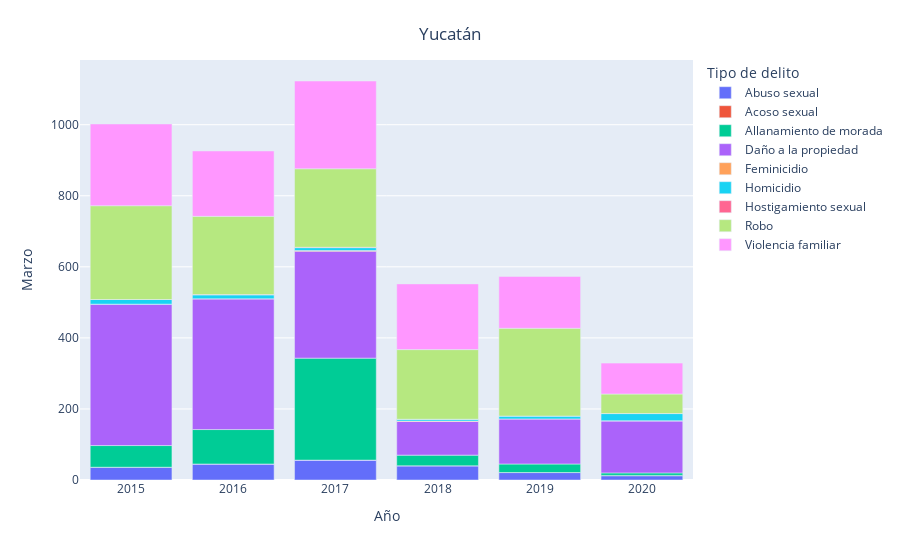

Source (notebook cell):
### Code cell
entidad = 'Yucatán'
mes = 'Marzo'
fig = px.bar(data2[data2['Entidad'] == entidad].groupby(['Año', 'Entidad', 'Tipo de delito']).sum().reset_index()
                   ,x = 'Año', y = mes, color='Tipo de delito')
fig.update_layout(
    title={
        'text': entidad,
        'y':0.95,
        'x':0.5,
        'xanchor': 'center',
        'yanchor': 'top'})
fig.show()

### Figure 1 — Plotly figure (JSON) as saved in the notebook; plotly's stock layout.template omitted (floating-point values rounded to 4 significant figures)
{"data": [{"alignmentgroup": "True", "hovertemplate": "Tipo de delito=Abuso sexual<br>Año=%{x}<br>Marzo=%{y}<extra></extra>", "legendgroup": "Abuso sexual", "marker": {"color": "#636efa"}, "name": "Abuso sexual", "offsetgroup": "Abuso sexual", "orientation": "v", "showlegend": true, "textposition": "auto", "type": "bar", "x": [2015, 2016, 2017, 2018, 2019, 2020], "xaxis": "x", "y": [36, 45, 56, 40, 21, 12], "yaxis": "y"}, {"alignmentgroup": "True", "hovertemplate": "Tipo de delito=Acoso sexual<br>Año=%{x}<br>Marzo=%{y}<extra></extra>", "legendgroup": "Acoso sexual", "marker": {"color": "#EF553B"}, "name": "Acoso sexual", "offsetgroup": "Acoso sexual", "orientation": "v", "showlegend": true, "textposition": "auto", "type": "bar", "x": [2015, 2016, 2017, 2018, 2019, 2020], "xaxis": "x", "y": [0, 0, 0, 0, 0, 1], "yaxis": "y"}, {"alignmentgroup": "True", "hovertemplate": "Tipo de delito=Allanamiento de morada<br>Año=%{x}<br>Marzo=%{y}<extra></extra>", "legendgroup": "Allanamiento de morada", "marker": {"color": "#00cc96"}, "name": "Allanamiento de morada", "offsetgroup": "Allanamiento de morada", "orientation": "v", "showlegend": true, "textposition": "auto", "type": "bar", "x": [2015, 2016, 2017, 2018, 2019, 2020], "xaxis": "x", "y": [61, 97, 287, 30, 24, 7], "yaxis": "y"}, {"alignmentgroup": "True", "hovertemplate": "Tipo de delito=Daño a la propiedad<br>Año=%{x}<br>Marzo=%{y}<extra></extra>", "legendgroup": "Daño a la propiedad", "marker": {"color": "#ab63fa"}, "name": "Daño a la propiedad", "offsetgroup": "Daño a la propiedad", "orientation": "v", "showlegend": true, "textposition": "auto", "type": "bar", "x": [2015, 2016, 2017, 2018, 2019, 2020], "xaxis": "x", "y": [398, 368, 301, 95, 127, 146], "yaxis": "y"}, {"alignmentgroup": "True", "hovertemplate": "Tipo de delito=Feminicidio<br>Año=%{x}<br>Marzo=%{y}<extra></extra>", "legendgroup": "Feminicidio", "marker": {"color": "#FFA15A"}, "name": "Feminicidio", "offsetgroup": "Feminicidio", "orientation": "v", "showlegend": true, "textposition": "auto", "type": "bar", "x": [2015, 2016, 2017, 2018, 2019, 2020], "xaxis": "x", "y": [0, 0, 2, 1, 0, 1], "yaxis": "y"}, {"alignmentgroup": "True", "hovertemplate": "Tipo de delito=Homicidio<br>Año=%{x}<br>Marzo=%{y}<extra></extra>", "legendgroup": "Homicidio", "marker": {"color": "#19d3f3"}, "name": "Homicidio", "offsetgroup": "Homicidio", "orientation": "v", "showlegend": true, "textposition": "auto", "type": "bar", "x": [2015, 2016, 2017, 2018, 2019, 2020], "xaxis": "x", "y": [13, 11, 8, 5, 8, 20], "yaxis": "y"}, {"alignmentgroup": "True", "hovertemplate": "Tipo de delito=Hostigamiento sexual<br>Año=%{x}<br>Marzo=%{y}<extra></extra>", "legendgroup": "Hostigamiento sexual", "marker": {"color": "#FF6692"}, "name": "Hostigamiento sexual", "offsetgroup": "Hostigamiento sexual", "orientation": "v", "showlegend": true, "textposition": "auto", "type": "bar", "x": [2015, 2016, 2017, 2018, 2019, 2020], "xaxis": "x", "y": [0, 1, 1, 0, 0, 0], "yaxis": "y"}, {"alignmentgroup": "True", "hovertemplate": "Tipo de delito=Robo<br>Año=%{x}<br>Marzo=%{y}<extra></extra>", "legendgroup": "Robo", "marker": {"color": "#B6E880"}, "name": "Robo", "offsetgroup": "Robo", "orientation": "v", "showlegend": true, "textposition": "auto", "type": "bar", "x": [2015, 2016, 2017, 2018, 2019, 2020], "xaxis": "x", "y": [264, 220, 221, 196, 247, 55], "yaxis": "y"}, {"alignmentgroup": "True", "hovertemplate": "Tipo de delito=Violencia familiar<br>Año=%{x}<br>Marzo=%{y}<extra></extra>", "legendgroup": "Violencia familiar", "marker": {"color": "#FF97FF"}, "name": "Violencia familiar", "offsetgroup": "Violencia familiar", "orientation": "v", "showlegend": true, "textposition": "auto", "type": "bar", "x": [2015, 2016, 2017, 2018, 2019, 2020], "xaxis": "x", "y": [230, 184, 247, 185, 146, 87], "yaxis": "y"}], "layout": {"barmode": "relative", "legend": {"title": {"text": "Tipo de delito"}, "tracegroupgap": 0}, "margin": {"t": 60}, "title": {"text": "Yucatán", "x": 0.5, "xanchor": "center", "y": 0.95, "yanchor": "top"}, "xaxis": {"anchor": "y", "domain": [0, 1], "title": {"text": "Año"}}, "yaxis": {"anchor": "x", "domain": [0, 1], "title": {"text": "Marzo"}}}}
